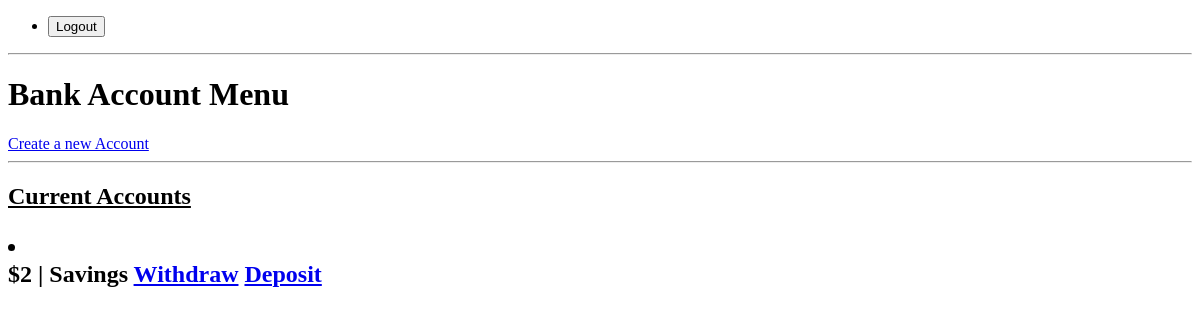
/accounts/bank-account-menu/ (signed in), run on an earlier commit of the app's database.
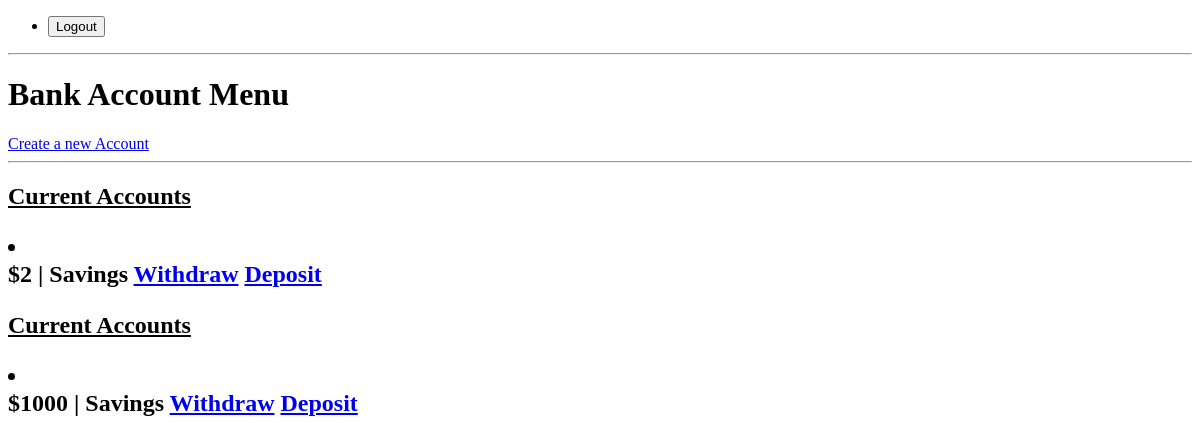
And on a later commit of the database.
### accounts/models.py (models this page shows)
class Account(models.Model):
    customer = models.ForeignKey(User, default=None, on_delete=models.CASCADE)
    balance = models.IntegerField(default=0)
    date_created = models.DateTimeField(auto_now_add = True)
    type = models.CharField(max_length = 1, default= None)
    def toString(self):
        type = self.type
        if self.type == "S":
            type = "Savings"
        else:
            type = "Checking"
        return "$" + str(self.balance) + " | " + type

### accounts/views.py (the view)
# urls.py: path('bank-account-menu/', views.BA_menu, name = "bank account main menu"),
@login_required(login_url= "http://127.0.0.1:8000/accounts/login/")
def BA_menu(request):
    accounts = Account.objects.filter(customer = request.user).order_by("date_created")
    return render(request, 'accounts/BA_menu.html', {"accounts": accounts})

### accounts/templates/accounts/BA_menu.html
{% extends 'base_template.html' %}
{% block content %}
<h1> Bank Account Menu </h1>
<div class="options">
  <a href="http://127.0.0.1:8000/accounts/create-account">Create a new Account</a>
</div>
<hr>
<div class="accountsList">
  {% for account in accounts %}
  <h2> <u>Current Accounts</u>
    <p>
      <li>
        <div class="account">
          {{ account.toString }}
          <a href="#">Withdraw</a>
          <a href="#">Deposit</a>
        </div>
      </li>
    </p>
  </h2>
  {% endfor %}
</div>
{% endblock %}

### WebApp/templates/base_template.html (shortened to what this page needs)
<!doctype html>
<html lang="en">
<head>
</head>
            <nav>
                <ul>
                {% if user.is_authenticated %}
                    <li>
                        <form class="logout-link" action="/accounts/logout/" method="post">
                            <button type="submit">Logout</button>
                        </form>
                    </li>
                {% else %}
                 <h1> <a href="http://127.0.0.1:8000/accounts/signup">Sign Up</a> </h1>
				 <h1> <a href="http://127.0.0.1:8000/accounts/login">Log in</a> </h1>
                {% endif %}
                </ul>
            </nav>
<hr>
<body>
{% block content %}
{% endblock %}
</body>
</html>

What changed in the data, as far as the page shows it:
added Account: toString "$1000 | Savings"
